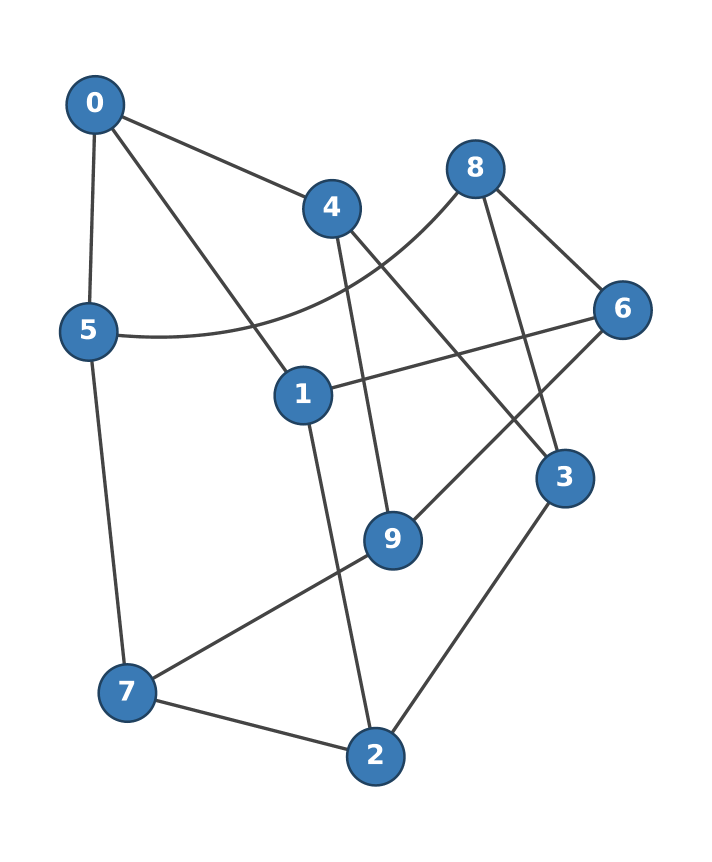
#> input picture playground/cse60745_20260907_d29ddd/validator/work/fig_p1_q1_graph.png, 1424 x 1724 px, found by its file name (shown at 1/2 size)
$ python verify_fig.py
#> lines starting #> are read from the running program, lines starting #| are printed output that depends on the picture; after the words box and inside, x2 and y2 are one past the last pixel; in counts of white or black regions, pixels touching at a corner belong together
import numpy as np, itertools, math, sys
from PIL import Image
from collections import deque
D='/home/xing/project/auto_hw_complete/playground/cse60745_20260907_d29ddd/validator/work/'

def blobs(path):
    im = Image.open(path).convert('RGB'); a=np.asarray(im).astype(int)
#> in blobs, im is the input picture: PIL image 1424x1724 RGB; mean R, G, B 242.3, 244.8, 247.2
    R,G,B=a[:,:,0],a[:,:,1],a[:,:,2]
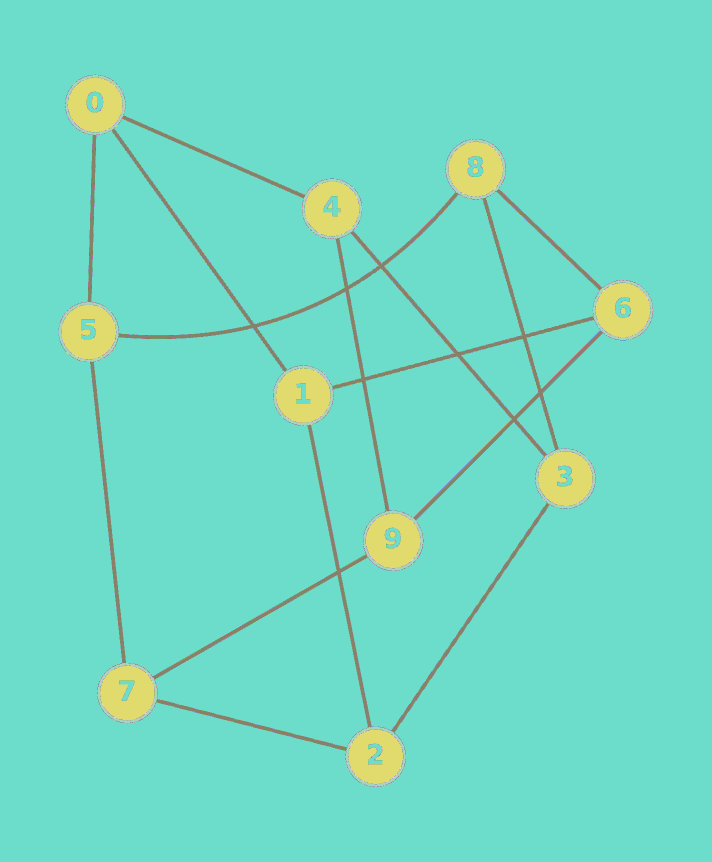
#> R: shape (1724, 1424) int64 (shown at 1/2 size); 115 distinct labels, from 32 to 255; one colour per label, 0 black
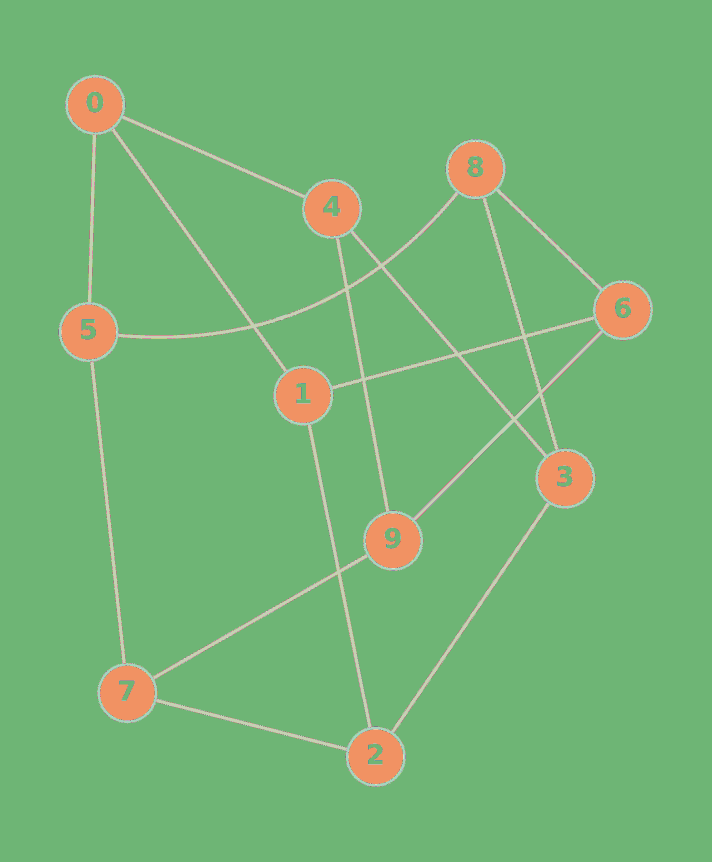
#> G: shape (1724, 1424) int64 (shown at 1/2 size); 92 distinct labels, from 65 to 255; one colour per label, 0 black
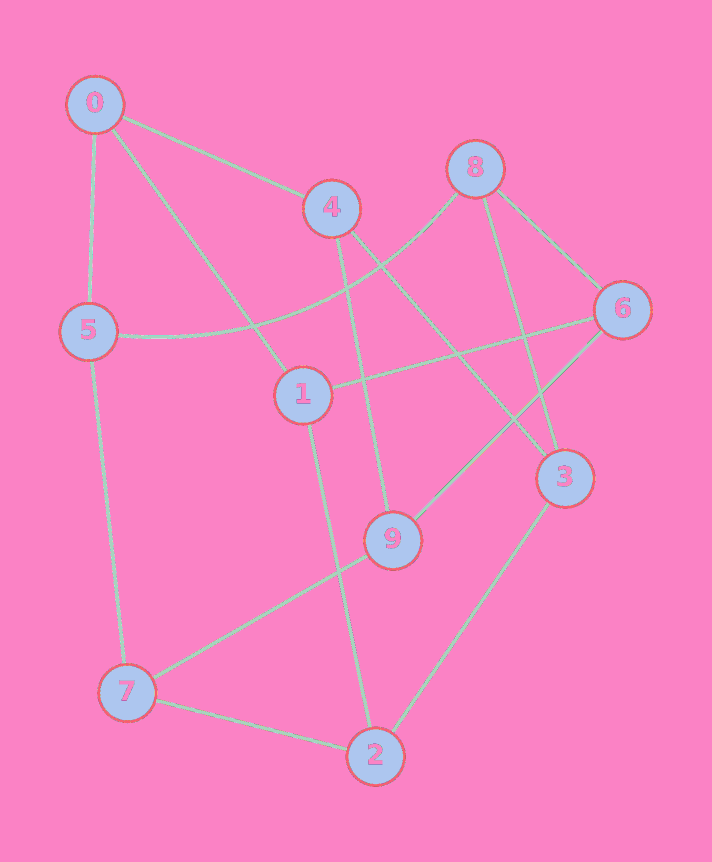
#> B: shape (1724, 1424) int64 (shown at 1/2 size); 115 distinct labels, from 68 to 255; one colour per label, 0 black
    blue=(B>110)&(B-R>35)&(B-G>20)
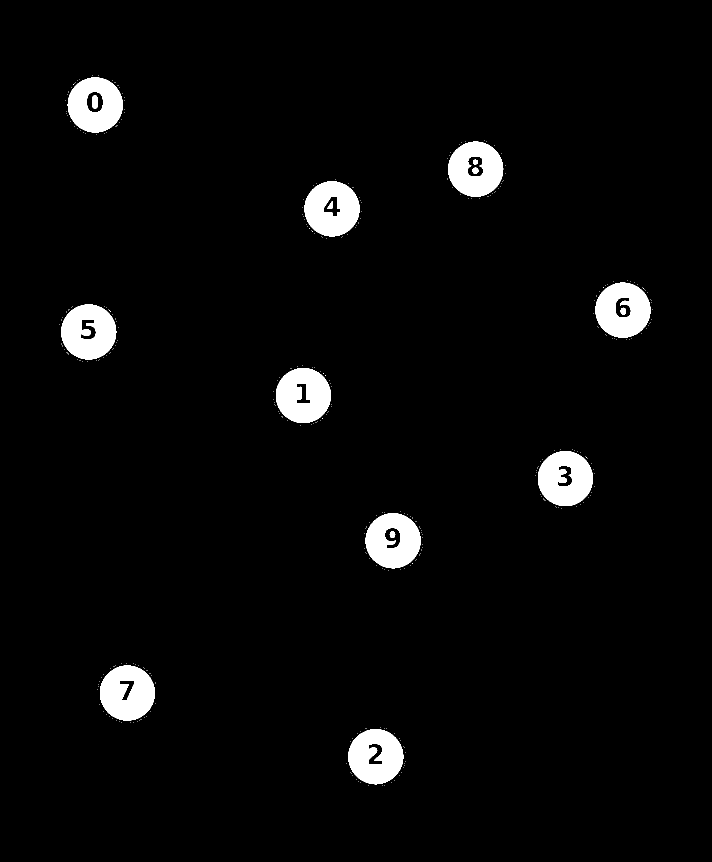
#> blue: shape (1724, 1424) bool (shown at 1/2 size); 3.6% white; 366 white regions (350 under 20 px), largest, box (x1, y1, x2, y2) and area: (200, 1331, 310, 1441) 9007, (552, 736, 662, 846) 8977, (696, 1458, 807, 1569) 8877
    orange=(R>150)&(R-B>60)
#> orange: shape (1724, 1424) bool; every value is 0
    nodemask=blue|orange
    gray=a.mean(axis=2)
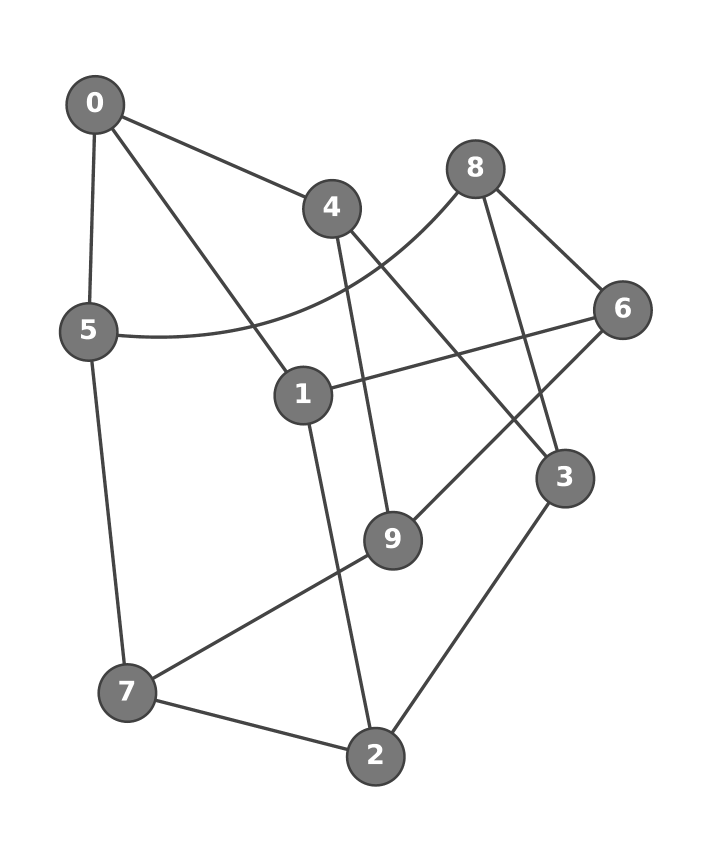
#> gray: shape (1724, 1424) float64 (shown at 1/2 size); min 64, max 255, mean 244.8
    dark=(gray<175)&(~nodemask)
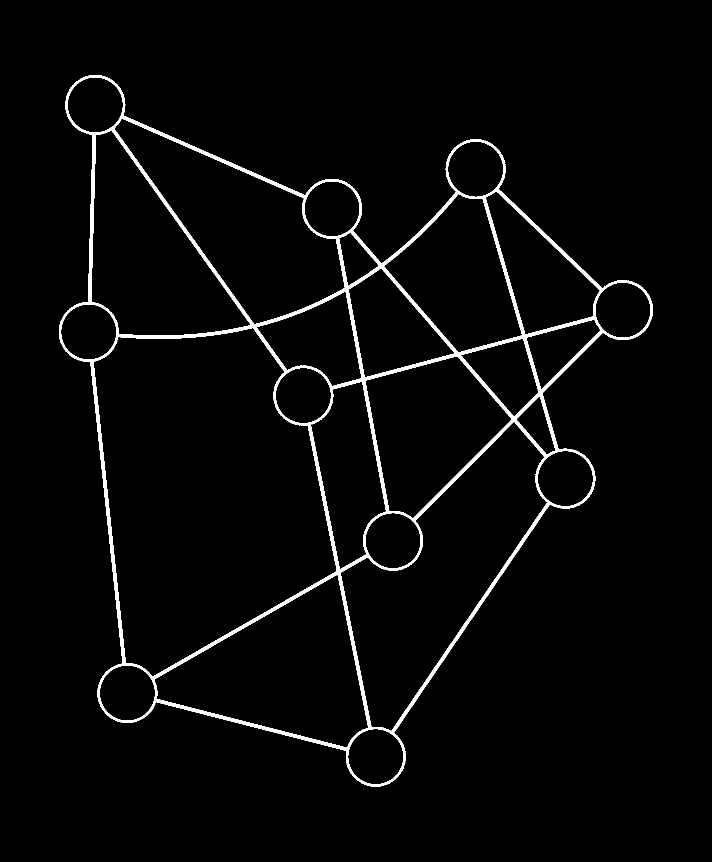
#> dark: shape (1724, 1424) bool (shown at 1/2 size); 2.9% white; 1 white region, box (x1, y1, x2, y2) and area: (118, 150, 1306, 1573) 70256
    H,W=dark.shape
#> H = 1724; W = 1424
    seen=np.zeros_like(nodemask,bool); out=[]
    for y in range(H):
        for x in range(W):
            if nodemask[y,x] and not seen[y,x]:
                q=deque([(y,x)]); seen[y,x]=True; n=0; sx=0; sy=0
                while q:
                    cy,cx=q.popleft(); n+=1; sx+=cx; sy+=cy
                    for dy,dx in((1,0),(-1,0),(0,1),(0,-1)):
                        ny,nx=cy+dy,cx+dx
                        if 0<=ny<H and 0<=nx<W and nodemask[ny,nx] and not seen[ny,nx]:
                            seen[ny,nx]=True; q.append((ny,nx))
                if n>2000: out.append((sx/n, sy/n, (n/math.pi)**0.5))
    return out, dark, nodemask, W, H

def degree_scan(cx,cy,r,dark,W,H,pad):
    """count contiguous dark arcs on a circle of radius r+pad -> node degree"""
    rr=r+pad; N=2000; vals=[]
    for i in range(N):
        th=2*math.pi*i/N
        x=int(round(cx+rr*math.cos(th))); y=int(round(cy+rr*math.sin(th)))
        v=False
        if 0<=x<W and 0<=y<H:
            v=dark[max(0,y-1):y+2, max(0,x-1):x+2].any()
        vals.append(v)
    runs=0
    for i in range(N):
        if vals[i] and not vals[i-1]: runs+=1
    if all(vals): runs=0
    return runs

for name, expect in [('fig_p1_q1_graph', {'0':3,'1':3,'2':3,'3':3,'4':3,'5':3,'6':3,'7':3,'8':3,'9':3}),
                     ('fig_p1_q2_graph', None)]:
    cents,dark,nm,W,H = blobs(D+name+'.png')
#> cents = [(190.2, 210.1, 51.88), (950.9, 338.5, 52.01), (663.6, 417.7, 52.78), (1245.4, 620.2, 52.42), (177, 663.9, 53.06), (606.3, 790.8, 53.46), (1130.2, 957.1, 53.13), (785.7, 1081.7, 52.44), (254.4, 1386.1, 53.54), (751.1, 1513.2, 53.16)]; W = 1424; H = 1724
    print('==',name,' node blobs:',len(cents))
#| == fig_p1_q1_graph  node blobs: 10
    # normalize coords to 0..1 for identification
    for cx,cy,r in sorted(cents,key=lambda c:c[1]):
        degs=[degree_scan(cx,cy,r,dark,W,H,p) for p in (5,9,14,20)]
        print('  x=%.3f y=%.3f r=%.0f  degree@pads%s'%(cx/W, cy/H, r, degs))
#> this loop made 10 passes
#> (cx, cy, r, degs) on passes 1 to 10: (190.2, 210.1, 51.88, [0, 49, 3, 3]), (950.9, 338.5, 52.01, [0, 58, 3, 3]), (663.6, 417.7, 52.78, [0, 58, 3, 3]), (1245.4, 620.2, 52.42, [0, 89, 3, 3]), (177, 663.9, 53.06, [0, 31, 3, 3]), (606.3, 790.8, 53.46, [0, 3, 3, 3]), (1130.2, 957.1, 53.13, [0, 16, 3, 3]), (785.7, 1081.7, 52.44, [0, 57, 3, 3]), (254.4, 1386.1, 53.54, [0, 3, 3, 3]), (751.1, 1513.2, 53.16, [0, 9, 3, 3])
#|   x=0.134 y=0.122 r=52  degree@pads[0, 49, 3, 3]
#|   x=0.668 y=0.196 r=52  degree@pads[0, 58, 3, 3]
#|   x=0.466 y=0.242 r=53  degree@pads[0, 58, 3, 3]
#|   x=0.875 y=0.360 r=52  degree@pads[0, 89, 3, 3]
#|   x=0.124 y=0.385 r=53  degree@pads[0, 31, 3, 3]
#|   x=0.426 y=0.459 r=53  degree@pads[0, 3, 3, 3]
#|   x=0.794 y=0.555 r=53  degree@pads[0, 16, 3, 3]
#|   x=0.552 y=0.627 r=52  degree@pads[0, 57, 3, 3]
#> (further printed lines are left out)
#> pass 2 of the loop `for name, expect in [('fig_p1_q1_graph', {'0':3,'1':3,'2':3,'3':3,'4':..`:
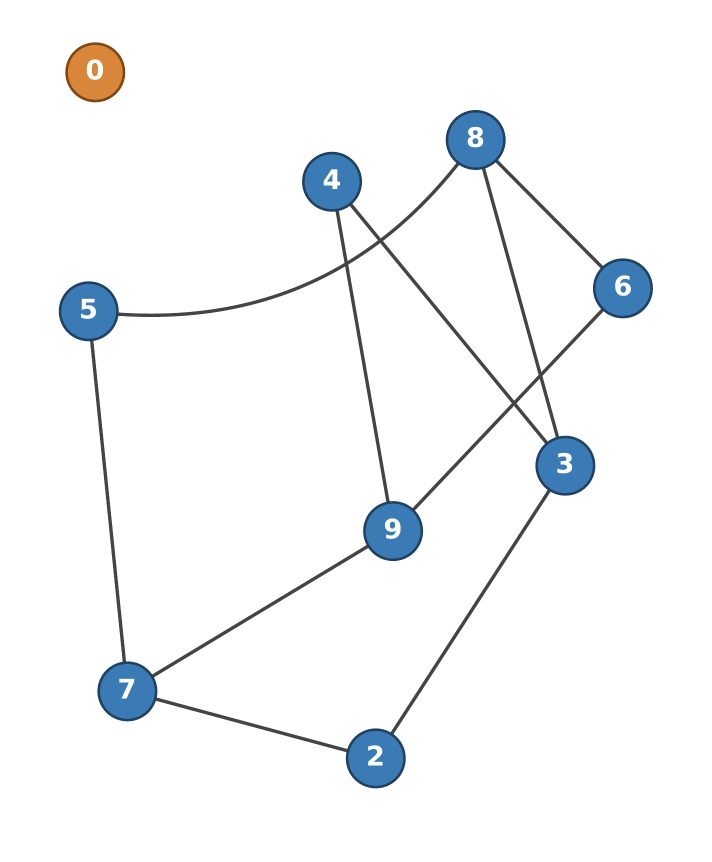
#> input picture playground/cse60745_20260907_d29ddd/validator/work/fig_p1_q2_graph.png, 1424 x 1724 px, found by its file name (shown at 1/2 size)
#> in blobs, im is the input picture: PIL image 1424x1724 RGB; mean R, G, B 245, 246.7, 248.2
#> R: shape (1724, 1424) int64; 128 distinct labels, from 32 to 255
#> G: shape (1724, 1424) int64; 111 distinct labels, from 65 to 255
#> in blobs (call 2), `R,G,B=a[:,:,0],a[:,:,1],a[:,:,2]`:
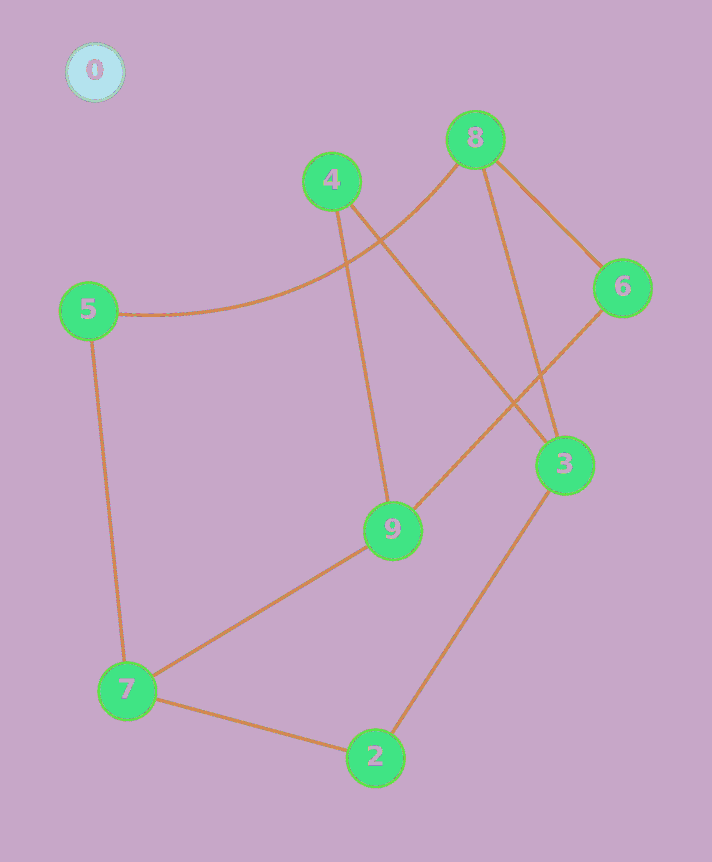
#> B: shape (1724, 1424) int64 (shown at 1/2 size); 130 distinct labels, from 21 to 255; one colour per label, 0 black
#> blue: shape (1724, 1424) bool; 2.9% white; 306 white regions (293 under 20 px), largest, box (x1, y1, x2, y2) and area: (200, 1328, 310, 1438) 9010, (696, 1462, 807, 1572) 8885, (1076, 876, 1186, 987) 8871
#> orange: shape (1724, 1424) bool; 0.36% white; 41 white regions (39 under 20 px), largest, box (x1, y1, x2, y2) and area: (135, 90, 246, 200) 8423, (184, 126, 196, 153) 280
#> in blobs (call 2), `dark=(gray<175)&(~nodemask)`:
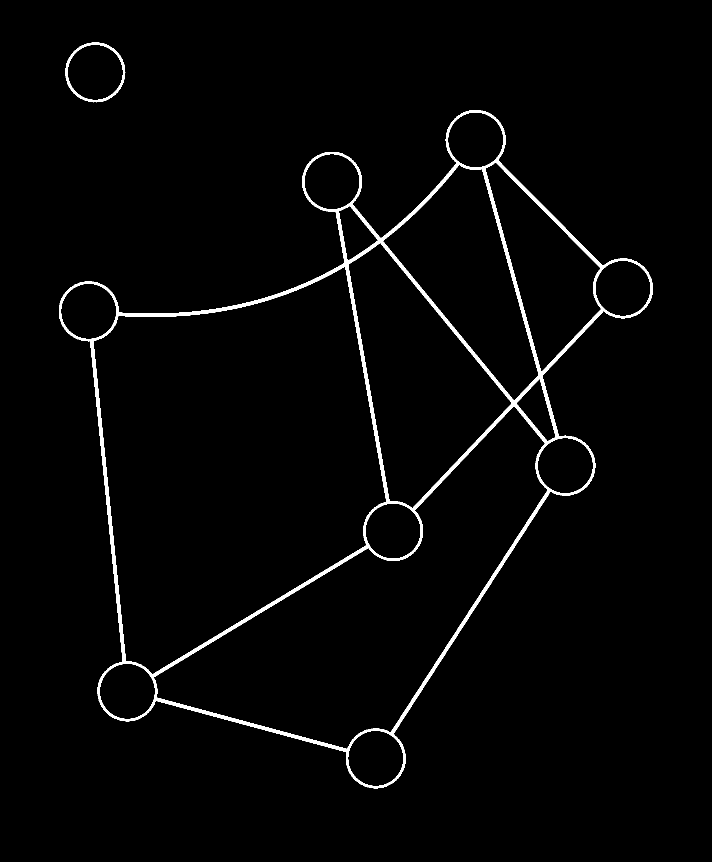
#> dark: shape (1724, 1424) bool (shown at 1/2 size); 2.2% white; 2 white regions, box (x1, y1, x2, y2) and area: (118, 220, 1306, 1577) 51371, (131, 85, 251, 205) 1739
#> cents = [(190.2, 144.9, 51.78), (950.9, 280.1, 52.01), (663.6, 363.4, 52.81), (1245.4, 576.7, 52.4), (176.9, 622.6, 53.03), (1130.2, 931.2, 53.14), (785.7, 1062.3, 52.42), (254.3, 1382.8, 53.55), (751.1, 1516.6, 53.18)]
#| == fig_p1_q2_graph  node blobs: 9
#> the loop `for cx,cy,r in sorted(cents,key=lambda c:c[1]):` made 9 passes
#> (cx, cy, r, degs) on passes 1 to 8: (190.2, 144.9, 51.78, [0, 59, 0, 0]), (950.9, 280.1, 52.01, [0, 59, 3, 3]), (663.6, 363.4, 52.81, [0, 43, 2, 2]), (1245.4, 576.7, 52.4, [0, 76, 2, 2]), (176.9, 622.6, 53.03, [0, 29, 2, 2]), (1130.2, 931.2, 53.14, [0, 18, 3, 3]), (785.7, 1062.3, 52.42, [0, 60, 3, 3]), (254.3, 1382.8, 53.55, [0, 3, 3, 3])
#> (printed output is left out)
